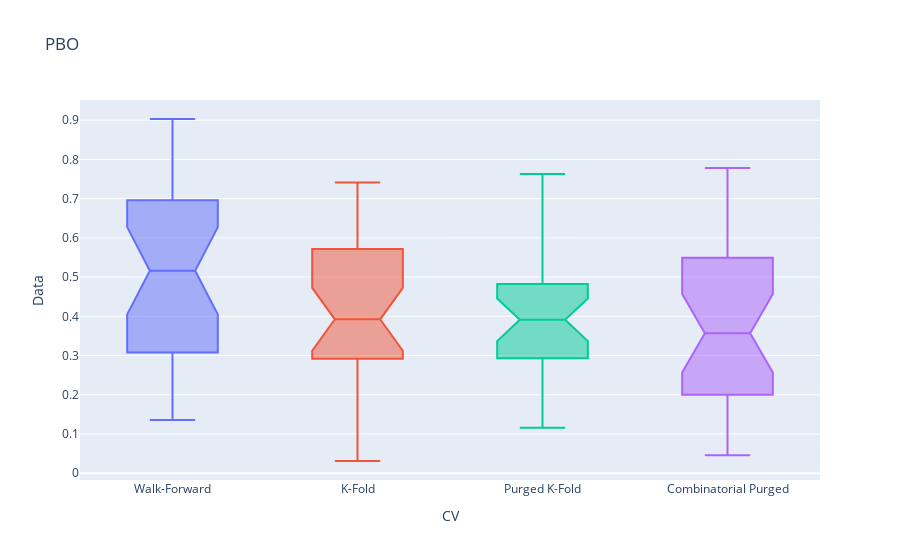
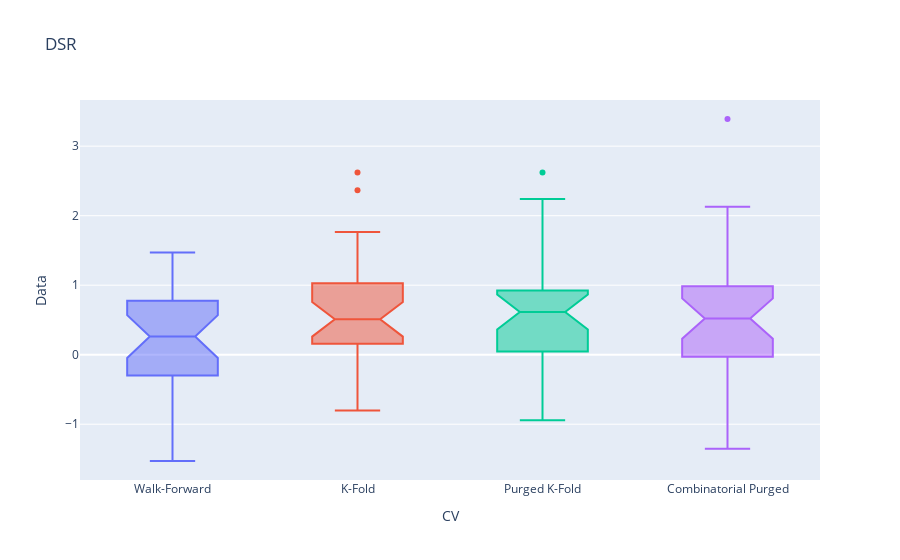

The notebook cell these images were saved under, in order:
### Code cell
import plotly.express as px
pbo_ = []
for cv in pbo.columns:
    data = pbo[cv].to_frame('Data')
    data['CV'] = cv
    data['Color'] = data['Data'].median()
    pbo_.append(data)

pbo_ = pd.concat(pbo_)    
px.box(pbo_, x='CV', y='Data', color='CV', notched=True, \
       title='PBO').update_layout(showlegend=False).show()

deflated_sr_ = []
for cv in deflated_sr.columns:
    data = deflated_sr[cv].to_frame('Data')
    data['CV'] = cv
    data['Color'] = data['Data'].median()
    deflated_sr_.append(data)

deflated_sr_ = pd.concat(deflated_sr_)    
px.box(deflated_sr_, x='CV', y='Data', color='CV', notched=True, \
       title='DSR').update_layout(showlegend=False).show()

### Figure 1 — Plotly figure (JSON) as saved in the notebook; plotly's stock layout.template omitted (floating-point values rounded to 4 significant figures)
{"data": [{"alignmentgroup": "True", "hovertemplate": "CV=%{x}<br>Data=%{y}<extra></extra>", "legendgroup": "Walk-Forward", "marker": {"color": "#636efa"}, "name": "Walk-Forward", "notched": true, "offsetgroup": "Walk-Forward", "orientation": "v", "showlegend": true, "type": "box", "x": ["Walk-Forward", "Walk-Forward", "Walk-Forward", "Walk-Forward", "Walk-Forward", "Walk-Forward", "Walk-Forward", "Walk-Forward", "Walk-Forward", "Walk-Forward", "Walk-Forward", "Walk-Forward", "Walk-Forward", "Walk-Forward", "Walk-Forward", "Walk-Forward", "Walk-Forward", "Walk-Forward", "Walk-Forward", "Walk-Forward", "Walk-Forward", "Walk-Forward", "Walk-Forward", "Walk-Forward", "Walk-Forward", "Walk-Forward", "Walk-Forward", "Walk-Forward", "Walk-Forward", "Walk-Forward"], "x0": " ", "xaxis": "x", "y": [0.6137, 0.7537, 0.1961, 0.5247, 0.3182, 0.1511, 0.7835, 0.8357, 0.6595, 0.7377, 0.5076, 0.3047, 0.6845, 0.6959, 0.903, 0.631, 0.469, 0.2461, 0.5061, 0.798, 0.6265, 0.3078, 0.8923, 0.2176, 0.3249, 0.4019, 0.2589, 0.1354, 0.5892, 0.4614], "y0": " ", "yaxis": "y"}, {"alignmentgroup": "True", "hovertemplate": "CV=%{x}<br>Data=%{y}<extra></extra>", "legendgroup": "K-Fold", "marker": {"color": "#EF553B"}, "name": "K-Fold", "notched": true, "offsetgroup": "K-Fold", "orientation": "v", "showlegend": true, "type": "box", "x": ["K-Fold", "K-Fold", "K-Fold", "K-Fold", "K-Fold", "K-Fold", "K-Fold", "K-Fold", "K-Fold", "K-Fold", "K-Fold", "K-Fold", "K-Fold", "K-Fold", "K-Fold", "K-Fold", "K-Fold", "K-Fold", "K-Fold", "K-Fold", "K-Fold", "K-Fold", "K-Fold", "K-Fold", "K-Fold", "K-Fold", "K-Fold", "K-Fold", "K-Fold", "K-Fold"], "x0": " ", "xaxis": "x", "y": [0.6967, 0.5715, 0.03108, 0.7268, 0.5179, 0.4723, 0.6141, 0.2918, 0.7413, 0.6122, 0.3503, 0.305, 0.3941, 0.2364, 0.533, 0.3711, 0.6584, 0.3312, 0.4493, 0.402, 0.2935, 0.1292, 0.3605, 0.1068, 0.2465, 0.3904, 0.6501, 0.2366, 0.06605, 0.4986], "y0": " ", "yaxis": "y"}, {"alignmentgroup": "True", "hovertemplate": "CV=%{x}<br>Data=%{y}<extra></extra>", "legendgroup": "Purged K-Fold", "marker": {"color": "#00cc96"}, "name": "Purged K-Fold", "notched": true, "offsetgroup": "Purged K-Fold", "orientation": "v", "showlegend": true, "type": "box", "x": ["Purged K-Fold", "Purged K-Fold", "Purged K-Fold", "Purged K-Fold", "Purged K-Fold", "Purged K-Fold", "Purged K-Fold", "Purged K-Fold", "Purged K-Fold", "Purged K-Fold", "Purged K-Fold", "Purged K-Fold", "Purged K-Fold", "Purged K-Fold", "Purged K-Fold", "Purged K-Fold", "Purged K-Fold", "Purged K-Fold", "Purged K-Fold", "Purged K-Fold", "Purged K-Fold", "Purged K-Fold", "Purged K-Fold", "Purged K-Fold", "Purged K-Fold", "Purged K-Fold", "Purged K-Fold", "Purged K-Fold", "Purged K-Fold", "Purged K-Fold"], "x0": " ", "xaxis": "x", "y": [0.274, 0.7626, 0.1157, 0.5123, 0.2664, 0.4309, 0.5743, 0.3509, 0.6781, 0.3064, 0.2759, 0.2295, 0.4825, 0.3963, 0.5274, 0.3409, 0.3859, 0.4453, 0.4291, 0.4256, 0.7481, 0.1267, 0.5047, 0.2929, 0.3305, 0.4608, 0.4395, 0.3751, 0.1184, 0.323], "y0": " ", "yaxis": "y"}, {"alignmentgroup": "True", "hovertemplate": "CV=%{x}<br>Data=%{y}<extra></extra>", "legendgroup": "Combinatorial Purged", "marker": {"color": "#ab63fa"}, "name": "Combinatorial Purged", "notched": true, "offsetgroup": "Combinatorial Purged", "orientation": "v", "showlegend": true, "type": "box", "x": ["Combinatorial Purged", "Combinatorial Purged", "Combinatorial Purged", "Combinatorial Purged", "Combinatorial Purged", "Combinatorial Purged", "Combinatorial Purged", "Combinatorial Purged", "Combinatorial Purged", "Combinatorial Purged", "Combinatorial Purged", "Combinatorial Purged", "Combinatorial Purged", "Combinatorial Purged", "Combinatorial Purged", "Combinatorial Purged", "Combinatorial Purged", "Combinatorial Purged", "Combinatorial Purged", "Combinatorial Purged", "Combinatorial Purged", "Combinatorial Purged", "Combinatorial Purged", "Combinatorial Purged", "Combinatorial Purged", "Combinatorial Purged", "Combinatorial Purged", "Combinatorial Purged", "Combinatorial Purged", "Combinatorial Purged"], "x0": " ", "xaxis": "x", "y": [0.5425, 0.5751, 0.08586, 0.6446, 0.1705, 0.3795, 0.6483, 0.7779, 0.6516, 0.3867, 0.3879, 0.2147, 0.2932, 0.3423, 0.2382, 0.3716, 0.1646, 0.2382, 0.7643, 0.42, 0.5493, 0.1952, 0.2256, 0.3152, 0.2001, 0.04988, 0.6359, 0.1887, 0.04553, 0.5417], "y0": " ", "yaxis": "y"}], "layout": {"boxmode": "overlay", "legend": {"title": {"text": "CV"}, "tracegroupgap": 0}, "showlegend": false, "title": {"text": "PBO"}, "xaxis": {"anchor": "y", "categoryarray": ["Walk-Forward", "K-Fold", "Purged K-Fold", "Combinatorial Purged"], "categoryorder": "array", "domain": [0, 1], "title": {"text": "CV"}}, "yaxis": {"anchor": "x", "domain": [0, 1], "title": {"text": "Data"}}}}

### Figure 2 — Plotly figure (JSON) as saved in the notebook; plotly's stock layout.template omitted (floating-point values rounded to 4 significant figures)
{"data": [{"alignmentgroup": "True", "hovertemplate": "CV=%{x}<br>Data=%{y}<extra></extra>", "legendgroup": "Walk-Forward", "marker": {"color": "#636efa"}, "name": "Walk-Forward", "notched": true, "offsetgroup": "Walk-Forward", "orientation": "v", "showlegend": true, "type": "box", "x": ["Walk-Forward", "Walk-Forward", "Walk-Forward", "Walk-Forward", "Walk-Forward", "Walk-Forward", "Walk-Forward", "Walk-Forward", "Walk-Forward", "Walk-Forward", "Walk-Forward", "Walk-Forward", "Walk-Forward", "Walk-Forward", "Walk-Forward", "Walk-Forward", "Walk-Forward", "Walk-Forward", "Walk-Forward", "Walk-Forward", "Walk-Forward", "Walk-Forward", "Walk-Forward", "Walk-Forward", "Walk-Forward", "Walk-Forward", "Walk-Forward", "Walk-Forward", "Walk-Forward", "Walk-Forward"], "x0": " ", "xaxis": "x", "y": [-1.529, 0.9701, 0.7765, -0.5289, -1.161, 0.598, 0.3531, 1.163, 1.04, 0.3044, -0.7571, 0.1031, 1.471, -0.6375, 0.1846, 0.3858, 0.9089, 0.2155, 0.5895, -0.3748, 0.08706, -0.2987, 0.2205, -0.2415, -0.05238, 0.6883, 1.41, 1.143, -0.9602, 0.3014], "y0": " ", "yaxis": "y"}, {"alignmentgroup": "True", "hovertemplate": "CV=%{x}<br>Data=%{y}<extra></extra>", "legendgroup": "K-Fold", "marker": {"color": "#EF553B"}, "name": "K-Fold", "notched": true, "offsetgroup": "K-Fold", "orientation": "v", "showlegend": true, "type": "box", "x": ["K-Fold", "K-Fold", "K-Fold", "K-Fold", "K-Fold", "K-Fold", "K-Fold", "K-Fold", "K-Fold", "K-Fold", "K-Fold", "K-Fold", "K-Fold", "K-Fold", "K-Fold", "K-Fold", "K-Fold", "K-Fold", "K-Fold", "K-Fold", "K-Fold", "K-Fold", "K-Fold", "K-Fold", "K-Fold", "K-Fold", "K-Fold", "K-Fold", "K-Fold", "K-Fold"], "x0": " ", "xaxis": "x", "y": [-0.6724, 1.255, 2.367, -0.2717, -0.8009, 0.9037, 0.3304, 1.098, 0.5312, 1.407, -0.09026, 0.5212, 1.764, 0.1594, 0.5437, 0.6322, 0.5832, 0.4119, 0.3485, 0.4982, -0.438, -0.4828, 0.3721, 1.028, 0.2647, 1.205, 2.621, 1.003, -0.7067, 0.3445], "y0": " ", "yaxis": "y"}, {"alignmentgroup": "True", "hovertemplate": "CV=%{x}<br>Data=%{y}<extra></extra>", "legendgroup": "Purged K-Fold", "marker": {"color": "#00cc96"}, "name": "Purged K-Fold", "notched": true, "offsetgroup": "Purged K-Fold", "orientation": "v", "showlegend": true, "type": "box", "x": ["Purged K-Fold", "Purged K-Fold", "Purged K-Fold", "Purged K-Fold", "Purged K-Fold", "Purged K-Fold", "Purged K-Fold", "Purged K-Fold", "Purged K-Fold", "Purged K-Fold", "Purged K-Fold", "Purged K-Fold", "Purged K-Fold", "Purged K-Fold", "Purged K-Fold", "Purged K-Fold", "Purged K-Fold", "Purged K-Fold", "Purged K-Fold", "Purged K-Fold", "Purged K-Fold", "Purged K-Fold", "Purged K-Fold", "Purged K-Fold", "Purged K-Fold", "Purged K-Fold", "Purged K-Fold", "Purged K-Fold", "Purged K-Fold", "Purged K-Fold"], "x0": " ", "xaxis": "x", "y": [0.04493, 0.9247, 2.24, -0.01919, -0.9422, 0.7348, 0.5028, 1.085, 0.807, 0.6435, -0.0627, 0.3264, 1.838, 0.5908, 0.3557, 0.4107, 0.8934, 0.6384, 0.935, 1.125, -0.139, -0.08963, 0.02342, 0.1423, 0.4679, 0.7147, 2.62, 1.16, -0.5561, 0.7359], "y0": " ", "yaxis": "y"}, {"alignmentgroup": "True", "hovertemplate": "CV=%{x}<br>Data=%{y}<extra></extra>", "legendgroup": "Combinatorial Purged", "marker": {"color": "#ab63fa"}, "name": "Combinatorial Purged", "notched": true, "offsetgroup": "Combinatorial Purged", "orientation": "v", "showlegend": true, "type": "box", "x": ["Combinatorial Purged", "Combinatorial Purged", "Combinatorial Purged", "Combinatorial Purged", "Combinatorial Purged", "Combinatorial Purged", "Combinatorial Purged", "Combinatorial Purged", "Combinatorial Purged", "Combinatorial Purged", "Combinatorial Purged", "Combinatorial Purged", "Combinatorial Purged", "Combinatorial Purged", "Combinatorial Purged", "Combinatorial Purged", "Combinatorial Purged", "Combinatorial Purged", "Combinatorial Purged", "Combinatorial Purged", "Combinatorial Purged", "Combinatorial Purged", "Combinatorial Purged", "Combinatorial Purged", "Combinatorial Purged", "Combinatorial Purged", "Combinatorial Purged", "Combinatorial Purged", "Combinatorial Purged", "Combinatorial Purged"], "x0": " ", "xaxis": "x", "y": [-0.8159, 1.231, 2.127, -0.3483, -1.354, 1.201, 0.6878, 0.7865, 1.144, 0.9631, 0.09396, -0.05884, 2.025, 0.3926, 0.2399, 0.2118, 0.9059, 0.07811, 0.4038, 0.9105, 0.0663, -0.1832, -0.04006, -0.02794, 0.6365, 1.155, 3.391, 0.9835, -0.9966, 0.7768], "y0": " ", "yaxis": "y"}], "layout": {"boxmode": "overlay", "legend": {"title": {"text": "CV"}, "tracegroupgap": 0}, "showlegend": false, "title": {"text": "DSR"}, "xaxis": {"anchor": "y", "categoryarray": ["Walk-Forward", "K-Fold", "Purged K-Fold", "Combinatorial Purged"], "categoryorder": "array", "domain": [0, 1], "title": {"text": "CV"}}, "yaxis": {"anchor": "x", "domain": [0, 1], "title": {"text": "Data"}}}}
